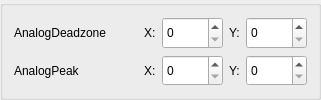
         <widget class="QGroupBox" name="groupBox_3">
          <property name="sizePolicy">
           <sizepolicy hsizetype="Minimum" vsizetype="Fixed">
            <horstretch>0</horstretch>
            <verstretch>0</verstretch>
           </sizepolicy>
          </property>
          <property name="title">
           <string/>
          </property>
          <layout class="QGridLayout" name="gridLayout_16">
           <item row="0" column="0">
            <layout class="QGridLayout" name="gridLayout_15">
             <item row="0" column="0" colspan="2">
              <widget class="QLabel" name="label_3">
               <property name="sizePolicy">
                <sizepolicy hsizetype="Minimum" vsizetype="Minimum">
                 <horstretch>0</horstretch>
                 <verstretch>0</verstretch>
                </sizepolicy>
               </property>
               <property name="text">
                <string>AnalogDeadzone</string>
               </property>
              </widget>
             </item>
             <item row="0" column="2">
              <spacer name="horizontalSpacer_4">
               <property name="orientation">
                <enum>Qt::Horizontal</enum>
               </property>
               <property name="sizeType">
                <enum>QSizePolicy::MinimumExpanding</enum>
               </property>
               <property name="sizeHint" stdset="0">
                <size>
                 <width>13</width>
                 <height>14</height>
                </size>
               </property>
              </spacer>
             </item>
             <item row="0" column="3">
              <widget class="QLabel" name="label_13">
               <property name="text">
                <string>X:</string>
               </property>
              </widget>
             </item>
             <item row="0" column="4">
              <widget class="QSpinBox" name="spinDeadzoneX">
               <property name="sizePolicy">
                <sizepolicy hsizetype="Minimum" vsizetype="Minimum">
                 <horstretch>0</horstretch>
                 <verstretch>0</verstretch>
                </sizepolicy>
               </property>
               <property name="maximum">
                <number>65535</number>
               </property>
              </widget>
             </item>
             <item row="0" column="5">
              <widget class="QLabel" name="label_14">
               <property name="text">
                <string>Y:</string>
               </property>
              </widget>
             </item>
             <item row="0" column="6">
              <widget class="QSpinBox" name="spinDeadzoneY">
               <property name="sizePolicy">
                <sizepolicy hsizetype="Minimum" vsizetype="Minimum">
                 <horstretch>0</horstretch>
                 <verstretch>0</verstretch>
                </sizepolicy>
               </property>
               <property name="maximum">
                <number>65535</number>
               </property>
              </widget>
             </item>
             <item row="1" column="0">
              <widget class="QLabel" name="label_4">
               <property name="sizePolicy">
                <sizepolicy hsizetype="Expanding" vsizetype="Preferred">
                 <horstretch>0</horstretch>
                 <verstretch>0</verstretch>
                </sizepolicy>
               </property>
               <property name="text">
                <string>AnalogPeak</string>
               </property>
              </widget>
             </item>
             <item row="1" column="1" colspan="2">
              <spacer name="horizontalSpacer_5">
               <property name="orientation">
                <enum>Qt::Horizontal</enum>
               </property>
               <property name="sizeType">
                <enum>QSizePolicy::MinimumExpanding</enum>
               </property>
               <property name="sizeHint" stdset="0">
                <size>
                 <width>31</width>
                 <height>13</height>
                </size>
               </property>
              </spacer>
             </item>
             <item row="1" column="3">
              <widget class="QLabel" name="label_15">
               <property name="text">
                <string>X:</string>
               </property>
              </widget>
             </item>
             <item row="1" column="4">
              <widget class="QSpinBox" name="spinPeakX">
               <property name="sizePolicy">
                <sizepolicy hsizetype="Minimum" vsizetype="Minimum">
                 <horstretch>0</horstretch>
                 <verstretch>0</verstretch>
                </sizepolicy>
               </property>
               <property name="maximum">
                <number>65535</number>
               </property>
              </widget>
             </item>
             <item row="1" column="5">
              <widget class="QLabel" name="label_16">
               <property name="text">
                <string>Y:</string>
               </property>
              </widget>
             </item>
             <item row="1" column="6">
              <widget class="QSpinBox" name="spinPeakY">
               <property name="sizePolicy">
                <sizepolicy hsizetype="Minimum" vsizetype="Minimum">
                 <horstretch>0</horstretch>
                 <verstretch>0</verstretch>
                </sizepolicy>
               </property>
               <property name="maximum">
                <number>65535</number>
               </property>
              </widget>
             </item>
            </layout>
           </item>
          </layout>
         </widget>
